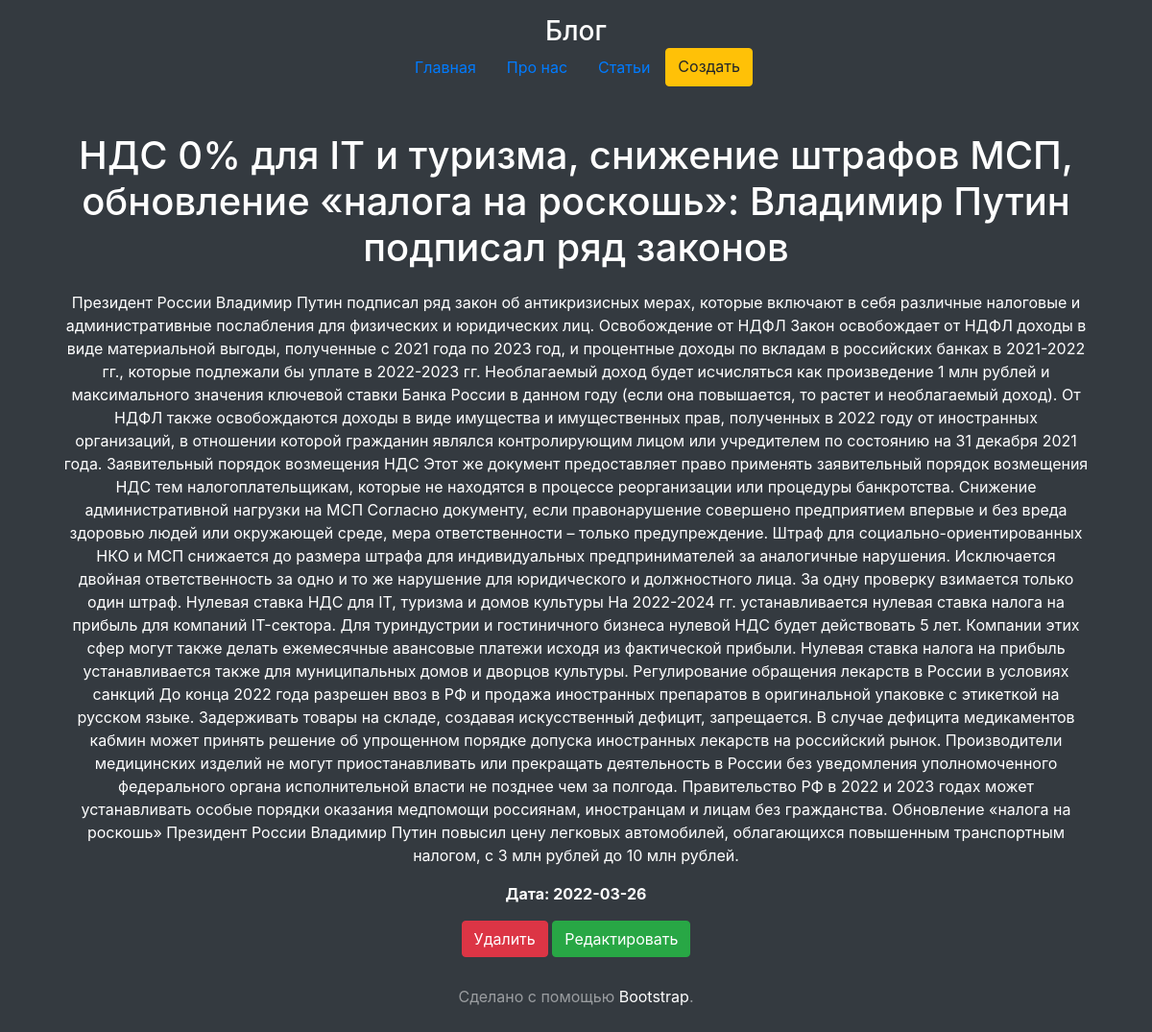
/posts/7, run on the app's committed database.
### app.py (models this page shows, shortened)
class Article(db.Model):
    id = db.Column(db.Integer, primary_key=True)
    title = db.Column(db.String(100), nullable=False)
    intro = db.Column(db.String(300), nullable=False)
    text = db.Column(db.Text, nullable=False)
    date = db.Column(db.DateTime, default=datetime.utcnow)

### app.py (the view)
@app.route('/posts/<int:id>')
def post_detail(id):
    article = Article.query.get(id)
    return render_template('post_detail.html', article=article)

### templates/post_detail.html (shortened to what this page needs)
{% extends 'base.html' %}
{% block body %}
<div class="container mt-5">
    <h1>{{ article.title }}</h1>
    <div class="alert arert-info">
        <p>{{ article.text }}</p>
        <p><b>Дата: {{ article.date.date() }}</b></p>
        <a href="/posts/{{ article.id }}/delete" class="btn btn-danger">Удалить</a>
        <a href="/posts/{{ article.id }}/update" class="btn btn-success">Редактировать</a>
    </div>
{% endblock %}

### data on the page
Article: title "НДС 0% для IT и туризма, снижение штрафов МСП, обновление «налога на роскошь»: Владимир Путин подписал ряд законов", text "Президент России Владимир Путин подписал ряд закон об антикризисных мерах, которые включают в себя различные налоговые и административные послабления для физических и юридических лиц. Освобождение от НДФЛ Закон освобождает от НДФЛ доходы в виде материальной выгоды, полученные с 2021 года по 2023 год, и процентные доходы по вкладам в российских банках в 2021-2022 гг., которые подлежали бы уплате в 2022-2023 гг. Необлагаемый доход будет исчисляться как произведение 1 млн рублей и максимального значения ключевой ставки Банка России в данном году (если она повышается, то растет и необлагаемый доход). От НДФЛ также освобождаются доходы в виде имущества и имущественных прав, полученных в 2022…", date "2022-03-26"
